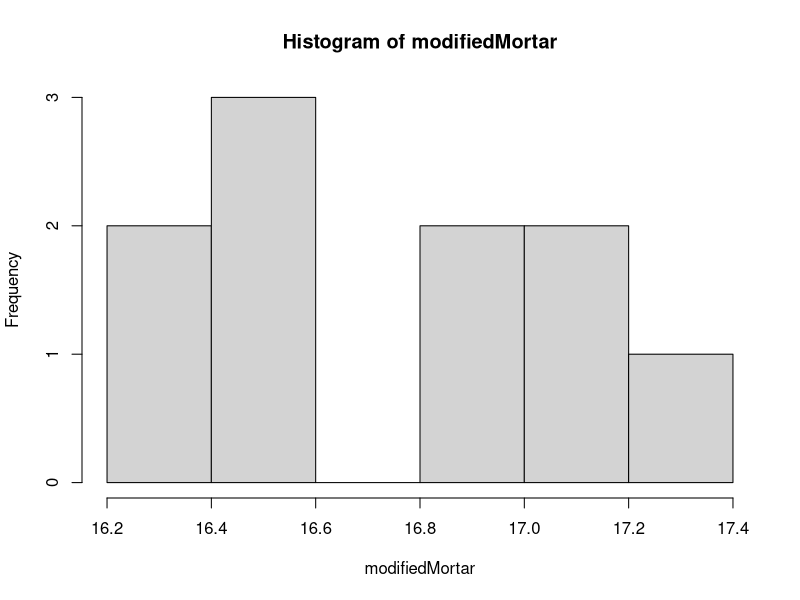
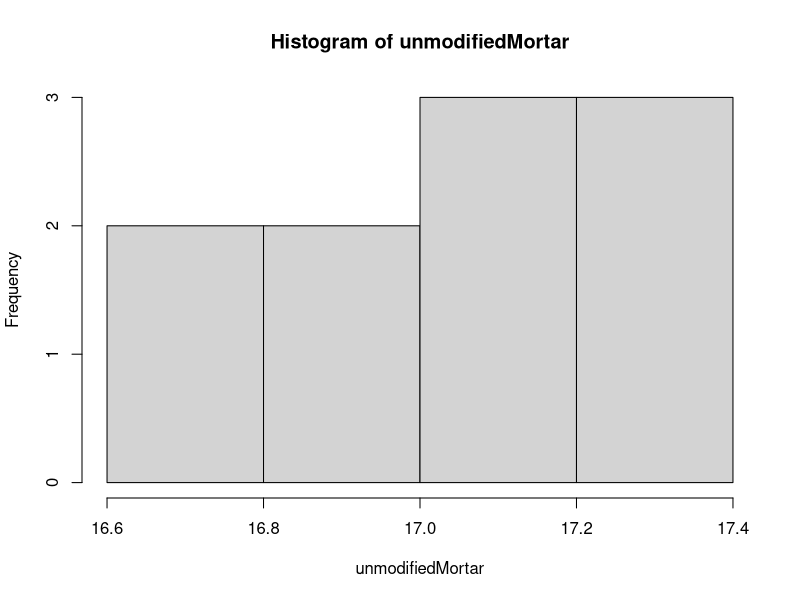
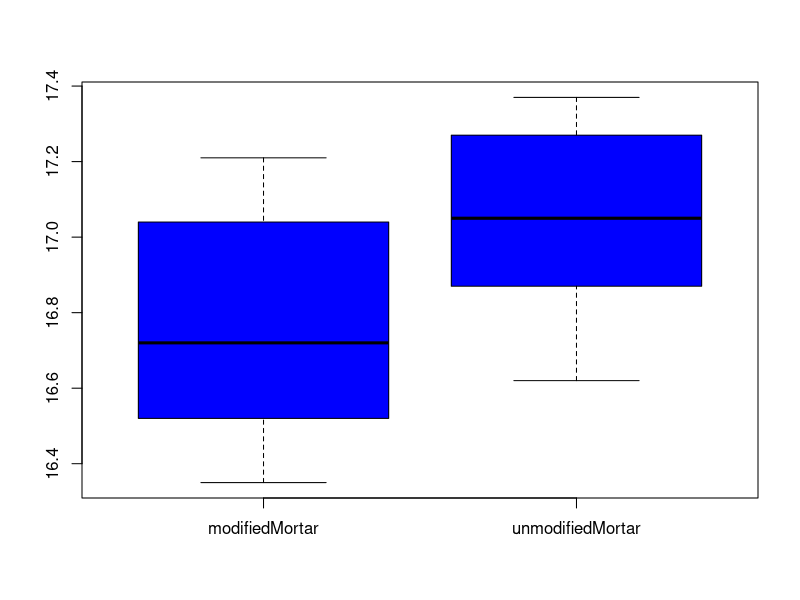
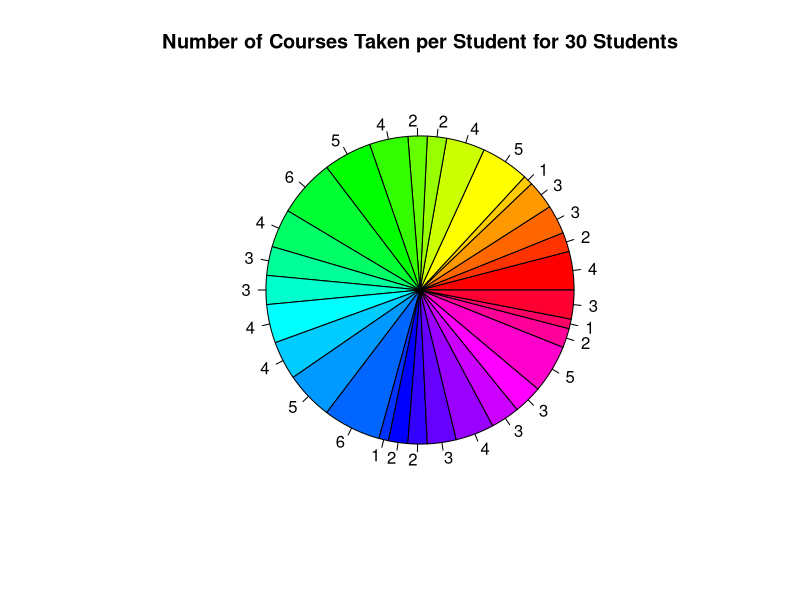
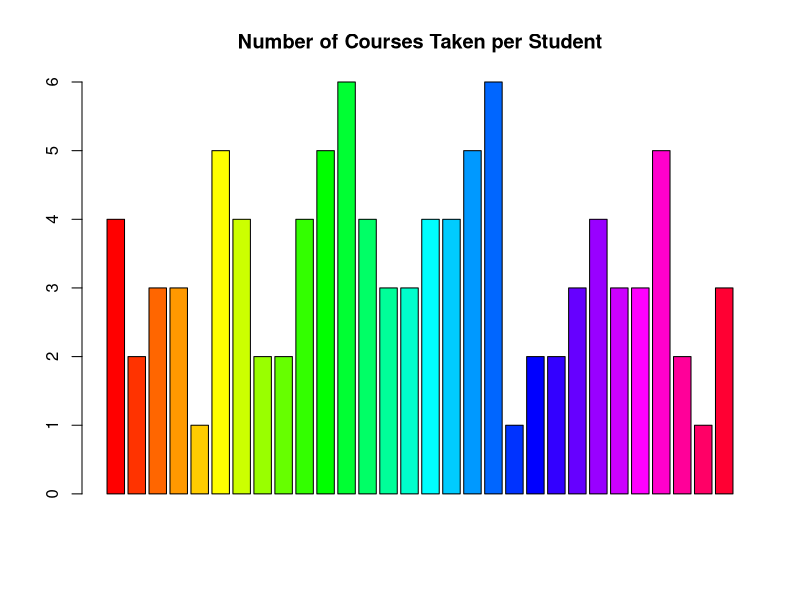

Here is the R script that generated these plots, in order:
## ---- chunk 1
modifiedMortar=c(16.85, 16.40, 17.21, 16.35, 16.52, 17.04, 16.96, 17.15, 16.59, 16.57)
unmodifiedMortar=c(16.62, 16.75, 17.37, 17.12, 16.98, 16.87, 17.34, 17.02, 17.08, 17.27)
## ---- chunk 2
mean(modifiedMortar)
median(modifiedMortar)

mean(unmodifiedMortar)
median(unmodifiedMortar)

## ---- chunk 3
sd(modifiedMortar)
var(modifiedMortar)
IQR(modifiedMortar)

sd(unmodifiedMortar)
var(unmodifiedMortar)
IQR(unmodifiedMortar)
## ---- chunk 4
hist(modifiedMortar)
hist(unmodifiedMortar)
## ---- chunk 5
boxplot(list(modifiedMortar=modifiedMortar, unmodifiedMortar=unmodifiedMortar), col="blue")
## ---- chunk 6
survey=c(4, 2, 3, 3, 1, 5, 4, 2, 2, 4, 
         5, 6, 4, 3, 3, 4, 4, 5, 6, 1, 
         2, 2, 3, 4, 3, 3, 5, 2, 1, 3)
## ---- chunk 7
table(survey)
## ---- chunk 8
pie(survey,labels=survey[1:30],col=rainbow(30), main="Number of Courses Taken per Student for 30 Students")
## ---- chunk 9
barplot(survey, col=rainbow(30),main="Number of Courses Taken per Student")
## ---- chunk 10
sum(survey>3)
## ---- chunk 11
sequence=seq(2,12, by=2)
## ---- chunk 12
sequence=log10(sequence)
## ---- chunk 13
sequence=sequence[-(2:5)]
## ---- chunk 14
length(sequence)
## ---- chunk 15
sort(sequence, decreasing=TRUE)
